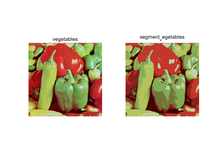
%> input picture vegetables.png, 220 x 165 px, shrunk from 694 x 521 before the run
$ octave kmeans_improved_test.m   (GNU Octave 9; MATLAB toolbox functions it lacks are replaced by stand-ins)
%> lines starting %> are read from the running program, lines starting %| are printed output that depends on the picture
%> further down, vegetables is the input picture: size 165x220x3 uint8; mean R, G, B 223.1, 212.9, 198.2
### kmean_improve.m
function [A_new,label,s1] = kmean_improve(A,K)
%> called with K = 8
A = double(A);
Ar = A(:,:,1);
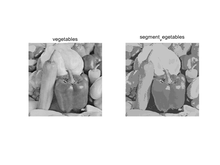
%> Ar: size 165x220 double; min 7, max 255, mean 223.1
Ag = A(:,:,2);
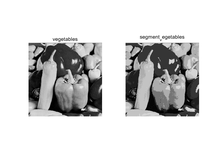
%> Ag: size 165x220 double; min 0, max 255, mean 212.9
Ab = A(:,:,3);
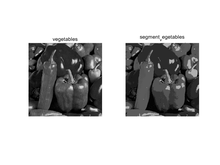
%> Ab: size 165x220 double; min 0, max 255, mean 198.2


[m,n] = size(Ar);
%> m = 165; n = 220
Af = zeros(m,n);
Alast = zeros(m,n);
bk = zeros(m,n);

r = zeros(1,K);
g = zeros(1,K);
b = zeros(1,K);
%开始计实

tic
for i=1:K
    r(i) = A(randi([1,m],1),randi([1,n],1),1);
    g(i) = A(randi([1,m],1),randi([1,n],1),2);
    b(i) = A(randi([1,m],1),randi([1,n],1),3);
end
%> after the loop, b = [231 83 255 43 255 88 255 255]; g = [163 255 255 255 255 27 255 255]; r = [255 151 179 253 255 255 254 221]
label = zeros(m,n);

for k = 1:100
    for i = 1:m
        for j = 1:n
            if Af(i,j) > 0
                Af(i,j) = Af(i,j) - 1;
                continue;
            end
            temp_value = 0;
            for dis = 1:K
                value = (Ar(i,j)-r(dis))^2 + (Ag(i,j)-g(dis))^2 + (Ab(i,j)-b(dis))^2;
                if temp_value == 0 || temp_value>value
                    Alast(m,n) = temp_value;
                    temp_value = value;
                    label(i,j) = dis;
                end
            end
            if temp_value < 0.1 * Alast(m,n)
                Af(i,j) = 3;
            end
        end
    end

    for i = 1:K
        r(i) = mean(Ar(label == i));
        g(i) = mean(Ag(label == i));
        b(i) = mean(Ab(label == i));
    end

end
toc


A_new = zeros(m,n,3);
s = zeros(m,n);
for i = 1:m
    for j = 1:n
        A_new(i,j,1) = r(label(i,j));
        A_new(i,j,2) = g(label(i,j));
        A_new(i,j,3) = b(label(i,j));
        %簇内不相似度
        tempR = (Ar(i,j) - Ar(label == label(i,j))).^2;
        tempG = (Ag(i,j) - Ag(label == label(i,j))).^2;
        tempB = (Ab(i,j) - Ab(label == label(i,j))).^2;
        a = sqrt(tempR + tempG + tempB);
        a(a==0) = [];
        a = mean(a);
        %簇间相似度
        b_cluster = 0;
        for dim = 1:K
            d_k = sqrt((Ar(i,j) - A_new(i,j,1)).^2 + (Ag(i,j) - A_new(i,j,1)).^2 + (Ab(i,j) - A_new(i,j,1)).^2);
            if b_cluster == 0 || b_cluster > d_k
                b_cluster = d_k;
            end
        end

        s(i,j) = (b_cluster - a) / max(b_cluster, a);

    end
end

s1 = mean(mean(s));
A_new = uint8(A_new);
end

### kmeans_improved_test.m
clear all;clc
%vegetables图像测试
figure
vegetables = imread('./picture/vegetables.png');
subplot(1,2,1);
imshow(vegetables);
title('vegetables');

%> (the run ends here)
